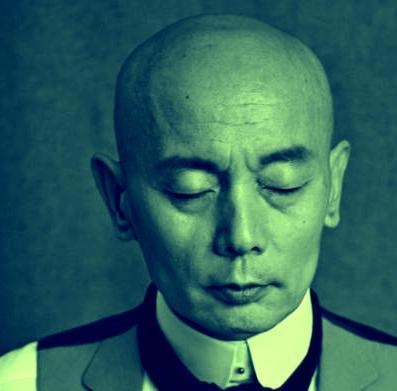
#> input picture datasets/face/gallery/geyou/geyou_1.jpg, 397 x 391 px; its folder holds only this picture in this run
$ python -i face_recognition.py   (imports and definitions only)
#> lines starting #> are read from the running program, lines starting #| are printed output that depends on the picture
#> further down, picture is the input picture: shape (391, 397, 3); mean B, G, R 93.6, 99.9, 48.1
"""
人脸识别模块 - 基于 InsightFace，不可用时回退 OpenCV 简易方案。

流程：
1. 检测人脸位置（InsightFace 或 Haar 级联）
2. 提取特征向量 embedding
3. 与 gallery 里已录入的人脸做余弦相似度比对
"""

from __future__ import annotations

import json     # export_gallery_info 输出 JSON
import pickle   # 序列化 embedding 字典到 .pkl 文件
from pathlib import Path
from typing import Any

import cv2
import numpy as np

from src.core.config import PROJECT_ROOT, load_global_config, load_task_config, resolve_path
from src.core.device import resolve_face_ctx_id, resolve_onnx_providers
from src.core.third_party_paths import INSIGHTFACE_ROOT, bootstrap_env, import_face_analysis, insightface_model_dir, migrate_insightface_from_user_home


class SimpleFaceBackend:
    """
    InsightFace 不可用时的简易人脸后端。

    检测：OpenCV Haar 级联（传统方法，精度较低但无额外依赖）
    特征：颜色直方图（非深度学习 embedding，仅作演示/回退）
    """

    def __init__(self):
        # cv2.data.haarcascades：OpenCV 自带的级联分类器 XML 目录
        cascade = cv2.data.haarcascades + "haarcascade_frontalface_default.xml"
        self.detector = cv2.CascadeClassifier(cascade)

    def get(self, image: np.ndarray) -> list[Any]:
        """
        与 InsightFace FaceAnalysis.get() 接口类似，返回「人脸对象」列表。

        每个对象有 .bbox、.det_score、.embedding 属性。
        """
        gray = cv2.cvtColor(image, cv2.COLOR_BGR2GRAY)  # 级联分类器需要灰度图
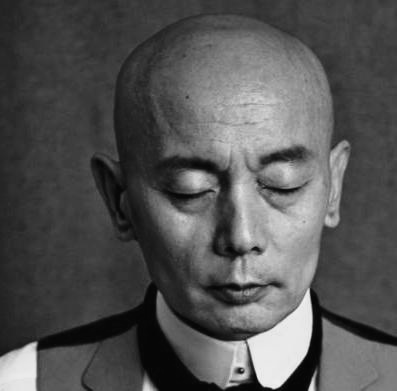
#> gray: shape (391, 397); min 3, max 241, mean 83.6
        faces = self.detector.detectMultiScale(gray, 1.1, 4, minSize=(30, 30))
#> faces = [[108, 78, 259, 259]]
        results = []
        for x, y, w, h in faces:
            crop = image[y : y + h, x : x + w]  # 切片：行 y:y+h，列 x:x+w
            # 8x8x8 的 BGR 颜色直方图作为简易特征
            hist = cv2.calcHist([crop], [0, 1, 2], None, [8, 8, 8], [0, 256, 0, 256, 0, 256])
            hist = cv2.normalize(hist, hist).flatten()
            # 动态创建简单对象，模拟 InsightFace 返回的 face 结构
            obj = type("Face", (), {})()
            obj.bbox = np.array([x, y, x + w, y + h], dtype=np.float32)
            obj.det_score = 0.9
            obj.embedding = hist.astype(np.float32)
            results.append(obj)
#> this loop made 1 pass
#> (x, y, w, h, obj.bbox, obj.det_score) on pass 1: (108, 78, 259, 259, [108, 78, 367, 337], 0.9)
#> pass 1, in get, `crop = image[y : y + h, x : x + w]`:
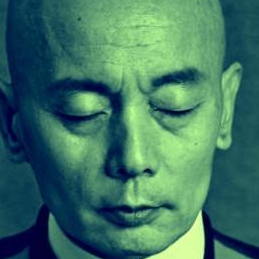
#> crop: shape (259, 259, 3); mean B, G, R 99, 116, 63.1
#> after the loop, results = 1 item
        return results


class FaceRecognizer:
    """人脸检测 + 识别 + 录入（enroll）。"""

    # [155 lines left out: functions __init__, _get_app, _load_gallery, _save_gallery, enroll, enroll_from_dir and 2 more, not called in this run]

    def list_persons(self) -> list[str]:
        return list(self._embeddings.keys())

    # [6 lines left out: function remove_person, not called in this run]

    def export_gallery_info(self) -> str:
        info = {"persons": self.list_persons(), "count": len(self._embeddings)}
        return json.dumps(info, ensure_ascii=False, indent=2)

>>> import cv2
>>> picture = cv2.imread('../../datasets/face/gallery/geyou/geyou_1.jpg')
>>> result = SimpleFaceBackend().get(picture)
#> result = 1 item

$ run again, on datasets/face/gallery/geyou/geyou_100.jpg
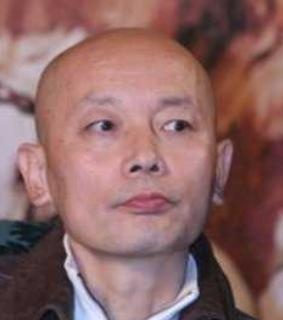
#> input picture datasets/face/gallery/geyou/geyou_100.jpg, 283 x 320 px
#> picture is the input picture: shape (320, 283, 3); mean B, G, R 101, 101.8, 140.3
#> in get, `gray = cv2.cvtColor(image, cv2.COLOR_BGR2GRAY)`:
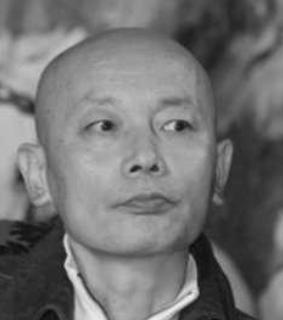
#> gray: shape (320, 283); min 8, max 241, mean 113.2
#> faces = [[44, 50, 197, 197]]
#> the loop in get, `for x, y, w, h in faces:` made 1 pass
#> (x, y, w, h, obj.bbox, obj.det_score) on pass 1: (44, 50, 197, 197, [44, 50, 241, 247], 0.9)
#> pass 1, in get, `crop = image[y : y + h, x : x + w]`:
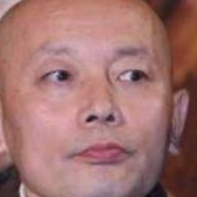
#> crop: shape (197, 197, 3); mean B, G, R 112.2, 114.8, 160.9
#> after the loop in get, `for x, y, w, h in faces:`: results = 1 item

$ run again, on datasets/face/gallery/geyou/geyou_101.jpg
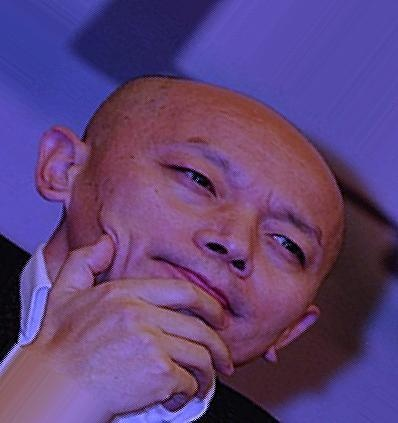
#> input picture datasets/face/gallery/geyou/geyou_101.jpg, 398 x 423 px
#> picture is the input picture: shape (423, 398, 3); mean B, G, R 121.6, 66.8, 96.1
#> in get, `gray = cv2.cvtColor(image, cv2.COLOR_BGR2GRAY)`:
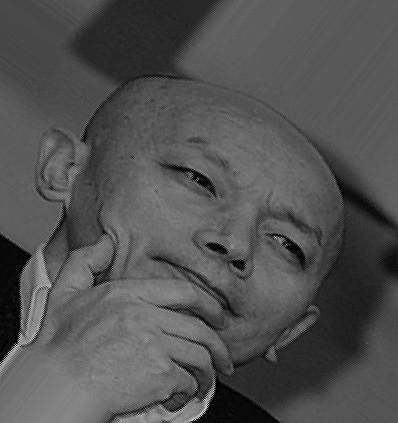
#> gray: shape (423, 398); min 0, max 243, mean 81.8
#> faces = [[43, 118, 60, 60]]
#> the loop in get, `for x, y, w, h in faces:` made 1 pass
#> (x, y, w, h, obj.bbox, obj.det_score) on pass 1: (43, 118, 60, 60, [43, 118, 103, 178], 0.9)
#> pass 1, in get, `crop = image[y : y + h, x : x + w]`:
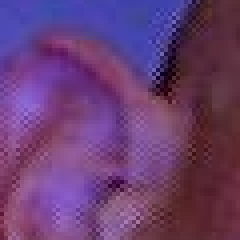
#> crop: shape (60, 60, 3) (shown 4 times larger); mean B, G, R 114.3, 61.6, 105.1
#> after the loop in get, `for x, y, w, h in faces:`: results = 1 item

$ run again, on datasets/face/gallery/geyou/geyou_103.jpg
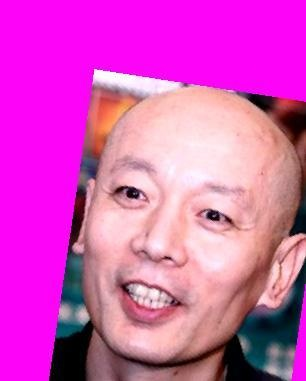
#> input picture datasets/face/gallery/geyou/geyou_103.jpg, 306 x 381 px
#> picture is the input picture: shape (381, 306, 3); mean B, G, R 186.3, 83.1, 212.7
#> in get, `gray = cv2.cvtColor(image, cv2.COLOR_BGR2GRAY)`:
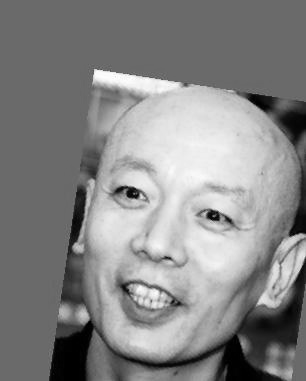
#> gray: shape (381, 306); min 0, max 255, mean 133.7
#> faces = [[48, 113, 239, 239]]
#> the loop in get, `for x, y, w, h in faces:` made 1 pass
#> (x, y, w, h, obj.bbox, obj.det_score) on pass 1: (48, 113, 239, 239, [48, 113, 287, 352], 0.9)
#> pass 1, in get, `crop = image[y : y + h, x : x + w]`:
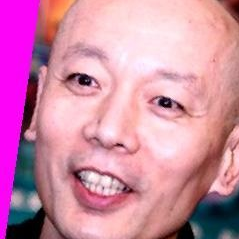
#> crop: shape (239, 239, 3); mean B, G, R 166.3, 137.8, 206.8
#> after the loop in get, `for x, y, w, h in faces:`: results = 1 item
